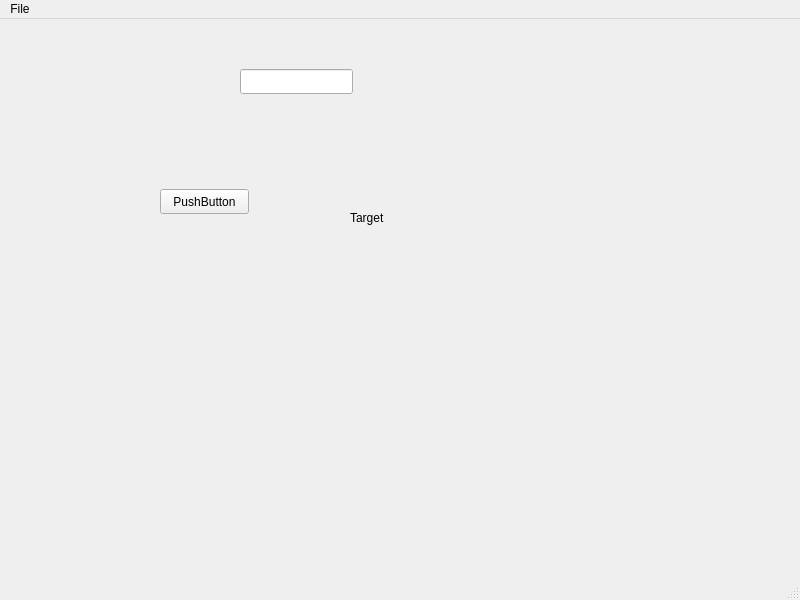
<?xml version="1.0" encoding="UTF-8"?>
<ui version="4.0">
 <class>MainWindow</class>
 <widget class="QMainWindow" name="MainWindow">
  <property name="geometry">
   <rect>
    <x>0</x>
    <y>0</y>
    <width>800</width>
    <height>600</height>
   </rect>
  </property>
  <property name="windowTitle">
   <string>Aplikasi Penjualan</string>
  </property>
  <widget class="QWidget" name="centralwidget">
   <widget class="QPushButton" name="btnOK">
    <property name="geometry">
     <rect>
      <x>160</x>
      <y>170</y>
      <width>89</width>
      <height>25</height>
     </rect>
    </property>
    <property name="maximumSize">
     <size>
      <width>89</width>
      <height>16777215</height>
     </size>
    </property>
    <property name="text">
     <string>PushButton</string>
    </property>
   </widget>
   <widget class="QLabel" name="lblNama">
    <property name="geometry">
     <rect>
      <x>350</x>
      <y>190</y>
      <width>67</width>
      <height>17</height>
     </rect>
    </property>
    <property name="text">
     <string>Target</string>
    </property>
   </widget>
   <widget class="QLineEdit" name="txtNama">
    <property name="geometry">
     <rect>
      <x>240</x>
      <y>50</y>
      <width>113</width>
      <height>25</height>
     </rect>
    </property>
   </widget>
  </widget>
  <widget class="QMenuBar" name="menubar">
   <property name="geometry">
    <rect>
     <x>0</x>
     <y>0</y>
     <width>800</width>
     <height>22</height>
    </rect>
   </property>
   <widget class="QMenu" name="menuFile">
    <property name="title">
     <string>File</string>
    </property>
   </widget>
   <addaction name="menuFile"/>
  </widget>
  <widget class="QStatusBar" name="statusbar"/>
 </widget>
 <resources/>
 <connections/>
</ui>
